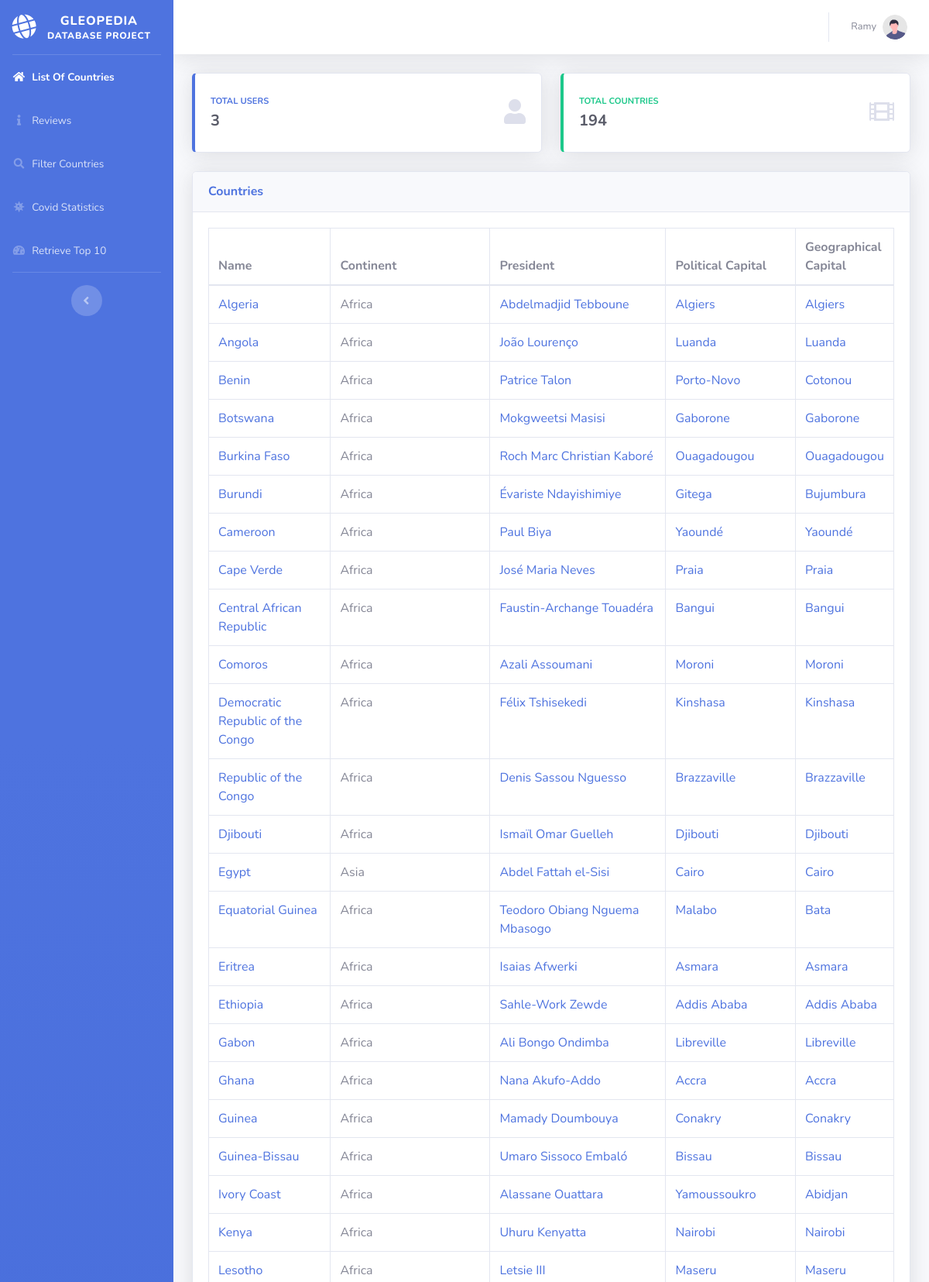
The page /Website/index.php (signed in, upper part) on the database its author committed.
### tables this page shows
CREATE TABLE `Country` (
  `id` int NOT NULL,
  `Name` varchar(250) NOT NULL,
  `Population` float DEFAULT '0',
  `isDrivingSideRight` tinyint DEFAULT NULL,
  `CallingCode` varchar(6) DEFAULT NULL,
  `Timezone` varchar(250) DEFAULT NULL,
  `Continent` varchar(45) DEFAULT NULL,
  `Area` int DEFAULT NULL,
  `WaterPercentage` decimal(10,4) DEFAULT NULL,
  `Legislature` varchar(250) DEFAULT NULL,
  `HDI` decimal(19,4) DEFAULT NULL,
  `President_Monarch` int DEFAULT NULL,
  `PolCapital` int DEFAULT NULL,
  `GeoCapital` int DEFAULT NULL,
  `currency` varchar(45) DEFAULT NULL,
  `GDP_PPP` double DEFAULT NULL,
  `GDP_Nominal` double DEFAULT NULL,
  `Gini` decimal(19,4) DEFAULT NULL,
  `TotalCovidCases` float DEFAULT '0',
  `TotalCovidVaccinations` float DEFAULT '0'
);

CREATE TABLE `Presidents` (
  `id` int NOT NULL,
  `Name` varchar(1000) DEFAULT NULL,
  `BirthDate` date DEFAULT NULL,
  `OfficeDate` date DEFAULT NULL,
  `PoliticalParty` varchar(1000) DEFAULT NULL
);

CREATE TABLE `City` (
  `id` int NOT NULL,
  `Name` varchar(250) NOT NULL,
  `Population` int DEFAULT NULL,
  `Area` int DEFAULT NULL,
  `Governer` varchar(250) DEFAULT NULL,
  `Coordinates` varchar(250) DEFAULT NULL
);

### Website/index.php (the view, shortened to what this page needs)
<?PHP
include_once "includes/config.php";
$sql = "SELECT * FROM Users";
if ($result=mysqli_query($link,$sql)) {
    $totalusers=mysqli_num_rows($result);
}
$sql = "SELECT * FROM Country";
if ($result=mysqli_query($link,$sql)) {
    $totalmovies=mysqli_num_rows($result);
}
?>
<!DOCTYPE html>
<html lang="en">
<head>
    <link href="vendor/fontawesome-free/css/all.min.css" rel="stylesheet" type="text/css">
    <link href="css/sb-admin-2.min.css" rel="stylesheet">
    <link href="vendor/datatables/dataTables.bootstrap4.min.css" rel="stylesheet">
</head>
<body id="page-top">
    <div id="wrapper">
    <?php include_once "includes/sidemenu.php"?>
        <div id="content-wrapper" class="d-flex flex-column">
            <div id="content">
            <?php include_once "includes/topbar.php"?>
                <div class="container-fluid">
                    <div class="row">
                        <div class="col-xl-6 col-md-6 mb-4">
                            <div class="card border-left-primary shadow h-100 py-2">
                                <div class="card-body">
                                    <div class="row no-gutters align-items-center">
                                        <div class="col mr-2">
                                            <div class="text-xs font-weight-bold text-primary text-uppercase mb-1">
                                                Total Users</div>
                                            <div class="h5 mb-0 font-weight-bold text-gray-800"><?PHP echo $totalusers ?></div>
                                        </div>
                                        <div class="col-auto">
                                            <i class="fas fa-user fa-2x text-gray-300"></i>
                                        </div>
                                    </div>
                                </div>
                            </div>
                        </div>
                        <div class="col-xl-6 col-md-6 mb-4">
                            <div class="card border-left-success shadow h-100 py-2">
                                <div class="card-body">
                                    <div class="row no-gutters align-items-center">
                                        <div class="col mr-2">
                                            <div class="text-xs font-weight-bold text-success text-uppercase mb-1">
                                                Total Countries</div>
                                            <div class="h5 mb-0 font-weight-bold text-gray-800"><?PHP echo $totalmovies ?></div>
                                        </div>
                                        <div class="col-auto">
                                            <i class="fas fa-film fa-2x text-gray-300"></i>
                                        </div>
                                    </div>
                                </div>
                            </div>
                        </div>
                    </div>
                    <div class="row">
                        <div class="col-xl-12 col-lg-12">
                            <div class="card shadow mb-4">
                                <div class="card-header py-3 d-flex flex-row align-items-center justify-content-between">
                                    <h6 class="m-0 font-weight-bold text-primary">Countries</h6>
                                </div>
                                <div class="card-body">
                                <div class="table-responsive">
                                    <table class="table table-bordered" id="" width="100%" cellspacing="0">
                                        <thead>
                                            <tr>
                                                <th style="width: 20%;">Name</th>
                                                <th style="width: 30%;">Continent</th>
                                                <th style="width: 30%;">President</th>
                                                <th style="width: 30%;">Political Capital</th>
                                                <th style="width: 30%;">Geographical Capital</th>
                                            </tr>
                                        </thead>
                                        <tbody>
                                        <?php
                                        $sqltran = mysqli_query($link, "SELECT Co.id AS id, Co.Name AS CountryName,
                                        Co.President_Monarch, Co.PolCapital, Co.GeoCapital, Co.Continent,
                                        C.Name AS PolCapitalName, CC.Name AS GeoCapitalName, Presidents.Name AS PresName, Presidents.id AS PresID, C.id AS PolCapitalID, CC.id AS GeoCapitalID
                                        FROM Country Co
                                        INNER JOIN City C ON Co.PolCapital = C.id
                                        INNER JOIN City CC ON Co.GeoCapital = CC.id
                                        INNER JOIN Presidents ON Presidents.id = Co.President_Monarch
                                                                ")or die(mysqli_error($link));
                                        while ($rowList = mysqli_fetch_array($sqltran)) {
                                            $current_id = $rowList["id"];?>
                                            <tr>
                                            <td><a href="/Country.php?id=<?php echo $current_id ?>"><?php echo $rowList['CountryName'] ?></a></td>
                                                <td><?php echo $rowList['Continent'] ?></td>
                                                <td><a href="/president.php?id=<?php echo $rowList['PresID'] ?>"><?php echo $rowList['PresName'] ?></a></td>
                                                <td><a href="/city.php?id=<?php echo $rowList['PolCapitalID'] ?>"><?php echo $rowList['PolCapitalName'] ?></a></td>
                                                <td><a href="/city.php?id=<?php echo $rowList['GeoCapitalID'] ?>"><?php echo $rowList['GeoCapitalName'] ?></a></td></tr>
                                        <?php
                                        }
                                        ?>
                                        </tbody>
                                    </table>
                                    </div>
                                </div>
                            </div>
                        </div>
                    </div>
                </div>
            </div>
        </div>
    </div>
</body>
</html>

### rows shown on the page
country: Name "Algeria", Continent "Africa", President_Monarch.Name "Abdelmadjid Tebboune", GeoCapital.Name "Algiers"
country: Name "Angola", Continent "Africa", President_Monarch.Name "João Lourenço", GeoCapital.Name "Luanda"
country: Name "Benin", Continent "Africa", President_Monarch.Name "Patrice Talon", PolCapital.Name "Porto-Novo", GeoCapital.Name "Cotonou"
country: Name "Botswana", Continent "Africa", President_Monarch.Name "Mokgweetsi Masisi", GeoCapital.Name "Gaborone"
country: Name "Burkina Faso", Continent "Africa", President_Monarch.Name "Roch Marc Christian Kaboré", GeoCapital.Name "Ouagadougou"
country: Name "Burundi", Continent "Africa", President_Monarch.Name "Évariste Ndayishimiye", PolCapital.Name "Gitega", GeoCapital.Name "Bujumbura"
country: Name "Cameroon", Continent "Africa", President_Monarch.Name "Paul Biya", GeoCapital.Name "Yaoundé"
country: Name "Cape Verde", Continent "Africa", President_Monarch.Name "José Maria Neves", GeoCapital.Name "Praia"
country: Name "Central African Republic", Continent "Africa", President_Monarch.Name "Faustin-Archange Touadéra", GeoCapital.Name "Bangui"
country: Name "Comoros", Continent "Africa", President_Monarch.Name "Azali Assoumani", GeoCapital.Name "Moroni"
country: Name "Democratic Republic of the Congo", Continent "Africa", President_Monarch.Name "Félix Tshisekedi", GeoCapital.Name "Kinshasa"
country: Name "Republic of the Congo", Continent "Africa", President_Monarch.Name "Denis Sassou Nguesso", GeoCapital.Name "Brazzaville"
country: Name "Djibouti", Continent "Africa", President_Monarch.Name "Ismaïl Omar Guelleh", GeoCapital.Name "Djibouti"
country: Name "Egypt", Continent "Asia", President_Monarch.Name "Abdel Fattah el-Sisi", GeoCapital.Name "Cairo"
country: Name "Equatorial Guinea", Continent "Africa", President_Monarch.Name "Teodoro Obiang Nguema Mbasogo", PolCapital.Name "Malabo", GeoCapital.Name "Bata"
country: Name "Eritrea", Continent "Africa", President_Monarch.Name "Isaias Afwerki", GeoCapital.Name "Asmara"
country: Name "Ethiopia", Continent "Africa", President_Monarch.Name "Sahle-Work Zewde", GeoCapital.Name "Addis Ababa"
country: Name "Gabon", Continent "Africa", President_Monarch.Name "Ali Bongo Ondimba", GeoCapital.Name "Libreville"
country: Name "Ghana", Continent "Africa", President_Monarch.Name "Nana Akufo-Addo", GeoCapital.Name "Accra"
country: Name "Guinea", Continent "Africa", President_Monarch.Name "Mamady Doumbouya", GeoCapital.Name "Conakry"
country: Name "Guinea-Bissau", Continent "Africa", President_Monarch.Name "Umaro Sissoco Embaló", GeoCapital.Name "Bissau"
country: Name "Ivory Coast", Continent "Africa", President_Monarch.Name "Alassane Ouattara", PolCapital.Name "Yamoussoukro", GeoCapital.Name "Abidjan"
country: Name "Kenya", Continent "Africa", President_Monarch.Name "Uhuru Kenyatta", GeoCapital.Name "Nairobi"
country: Name "Lesotho", Continent "Africa", President_Monarch.Name "Letsie III", GeoCapital.Name "Maseru"

### other values the page prints
$_SESSION["username"] "Ramy"
$totalusers "3"
$totalmovies "194"
